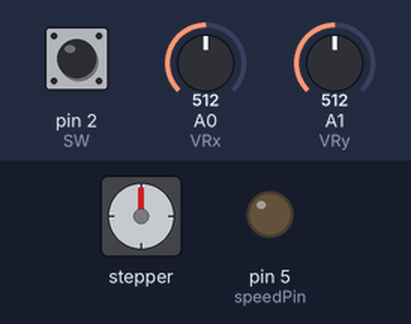
The sketch below on a simulated Arduino Uno, built with avr-gcc and run on an emulated ATmega328P. Shown: stepper motor, output pins drawn as LEDs (lit = HIGH). Inputs (shaded band) come from the test bench; at power-on: A1 (VRy) = 512, A0 (VRx) = 512, pin 2 (SW) HIGH. Stepper angles assume 2048 steps per turn.

Above: at 1.3 s.
1.4 s: A1 (VRy) set to 169
2.9 s: A1 (VRy) set to 148
At 4.8 s:
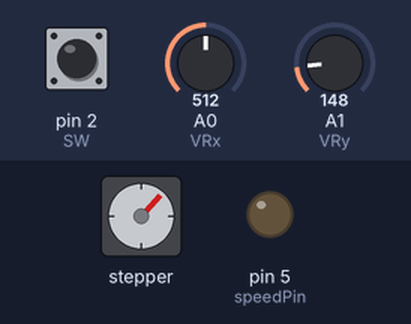
5.9 s: A0 (VRx) set to 550
8.9 s: A0 (VRx) set to 579
At 9.5 s:
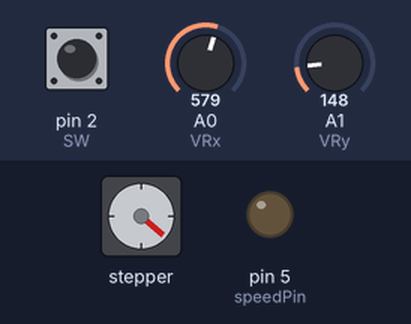
10.4 s: A0 (VRx) set to 511
At 11.8 s:
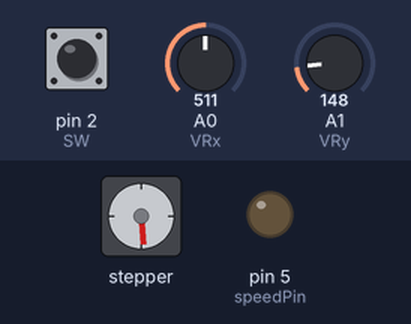
13.4 s: A1 (VRy) set to 1023
At 18.4 s:
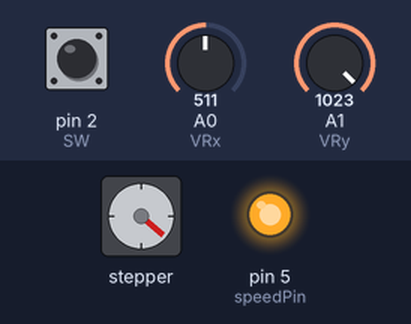
Timing chart, 0 to 19.1 s (numbered marks = the images above; inputs shaded):
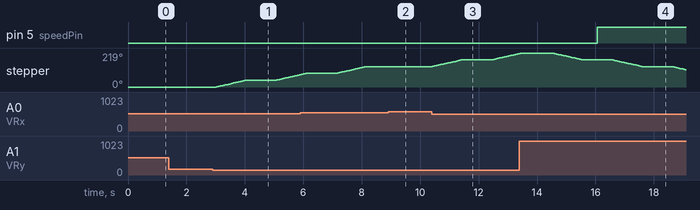

Measured:
- the behaviour switches between 162 and 161 on A1 (VRy) (found by bisection; images 0 and 1)
- the behaviour switches between 561 and 562 on A0 (VRx) (found by bisection; images 1 and 2)
- after the input at 1.4 s, every drawn part: stays the same
- after the input at 2.9 s, stepper: turns 43° clockwise in 1.0 s, then 36° clockwise in 0.83 s
- after the input at 8.9 s, stepper: stops changing and stays 131°
- after the input at 10.4 s, stepper: turns 44° clockwise in 1.0 s, then 40° clockwise in 0.93 s
- after the input at 13.4 s, pin 5 (speedPin): LOW → HIGH after 2.7 s

The sketch:

task1.ino
```cpp
#include <Stepper.h>

int stepsPerRevolution = 2048;
int motSpeed = 7;
Stepper myStepper(stepsPerRevolution, 8, 10, 9, 11);

int speedPin = 5;
int dir1 = 6;
int dir2 = 7;
int mSpeed = 200;

int VRx = A0;
int VRy = A1;
int SW = 2;

int xPosition = 0;
int yPosition = 0;
int SW_state = 0;
int mapX = 0;
int mapY = 0;

void setup() {
  Serial.begin(9600);
  myStepper.setSpeed(motSpeed);

  pinMode(VRx, INPUT);
  pinMode(VRy, INPUT);
  pinMode(SW, INPUT_PULLUP);

}

void loop() {
  xPosition = analogRead(VRx);
  yPosition = analogRead(VRy);
  SW_state = digitalRead(SW);
  mapX = map(xPosition, 0, 1023, -512, 512);
  mapY = map(yPosition, 0, 1023, -512, 512);

  //go forward
  if (mapX > 450 && mapY < 50)
  {

  analogWrite(speedPin, 255);
  digitalWrite(6, HIGH);
  digitalWrite(7,LOW);
  delay(500);
  }

    //go backwards
    if (mapX < -450 && mapY < 50)
  {
  analogWrite(speedPin, 255);
  digitalWrite(6, LOW);
  digitalWrite(7,HIGH);
  delay(500);
  }

      //turn left
    if ( 50 > mapX && mapY > 450)
  {
  myStepper.step(-250);
  delay(500);
  analogWrite(speedPin, 255);
  digitalWrite(6, HIGH);
  digitalWrite(7,LOW);
  delay(500);
  }
      //turn right
      if ( 50 > mapX && -50 > mapY && mapY < -350)
  {
  myStepper.step(250);
  delay(500);
  analogWrite(speedPin, 255);
  digitalWrite(6, HIGH);
  digitalWrite(7,LOW);

  }

  //stop
  if (50 > mapX && mapY < 50)
  {
    analogWrite(speedPin, 0);
    digitalWrite(6, LOW);
    digitalWrite(7,LOW);
    delay(500);

  }

}
```
